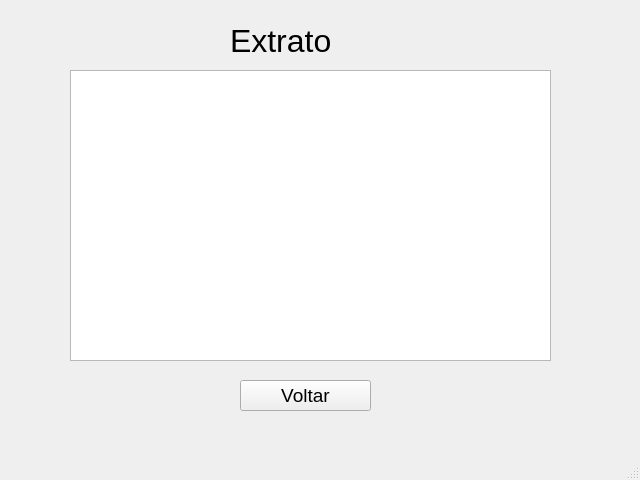
<?xml version="1.0" encoding="UTF-8"?>
<ui version="4.0">
 <class>MainWindow</class>
 <widget class="QMainWindow" name="MainWindow">
  <property name="geometry">
   <rect>
    <x>0</x>
    <y>0</y>
    <width>640</width>
    <height>480</height>
   </rect>
  </property>
  <property name="windowTitle">
   <string>MainWindow</string>
  </property>
  <widget class="QWidget" name="centralwidget">
   <widget class="QLabel" name="label">
    <property name="geometry">
     <rect>
      <x>230</x>
      <y>20</y>
      <width>131</width>
      <height>41</height>
     </rect>
    </property>
    <property name="font">
     <font>
      <pointsize>24</pointsize>
     </font>
    </property>
    <property name="text">
     <string>Extrato</string>
    </property>
   </widget>
   <widget class="QPushButton" name="pushButton">
    <property name="geometry">
     <rect>
      <x>240</x>
      <y>380</y>
      <width>131</width>
      <height>31</height>
     </rect>
    </property>
    <property name="font">
     <font>
      <pointsize>14</pointsize>
     </font>
    </property>
    <property name="text">
     <string>Voltar</string>
    </property>
   </widget>
   <widget class="QListWidget" name="listWidget">
    <property name="geometry">
     <rect>
      <x>70</x>
      <y>70</y>
      <width>481</width>
      <height>291</height>
     </rect>
    </property>
   </widget>
  </widget>
  <widget class="QMenuBar" name="menubar">
   <property name="geometry">
    <rect>
     <x>0</x>
     <y>0</y>
     <width>640</width>
     <height>22</height>
    </rect>
   </property>
  </widget>
  <widget class="QStatusBar" name="statusbar"/>
 </widget>
 <resources/>
 <connections/>
</ui>
